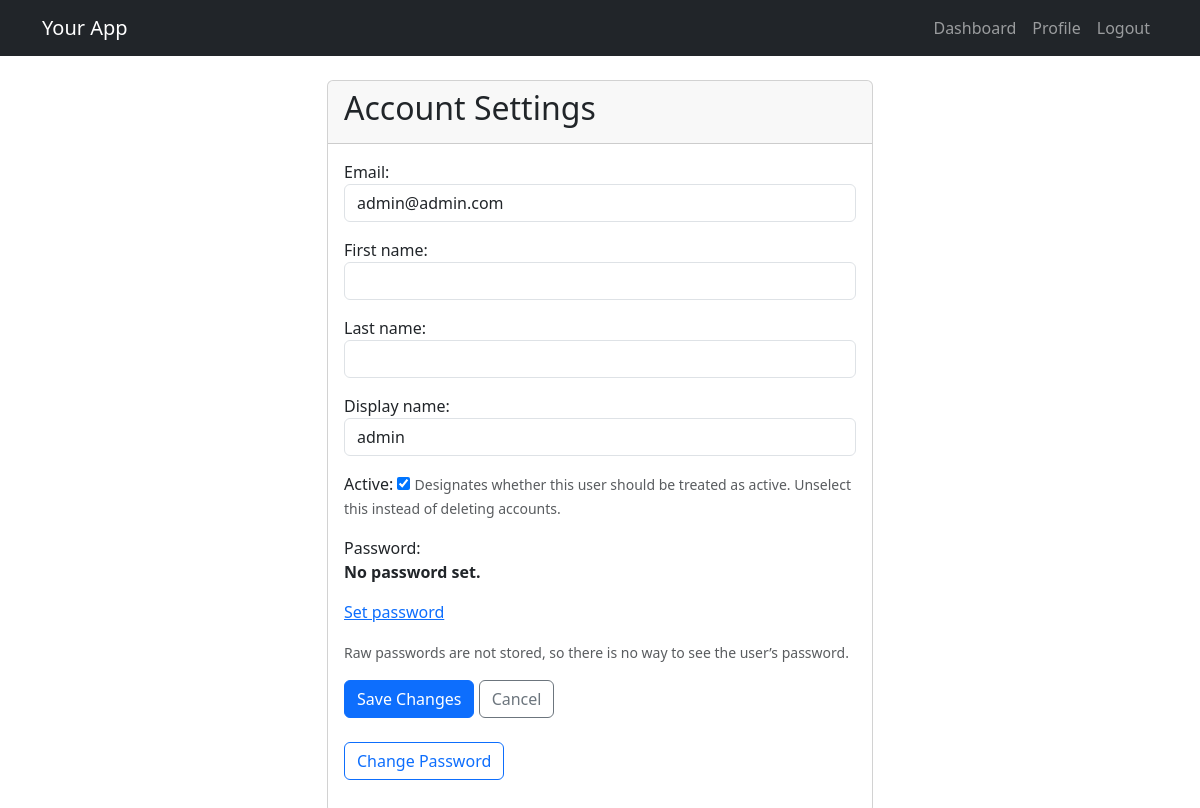
Screenshot of /users/account/update/ (signed in) with the database file from the repository.
### users/models.py (models this page shows, shortened)
class CustomUser(AbstractUser):
    id = models.UUIDField(primary_key=True, default=uuid.uuid4, editable=False)
    username = None  # Remove username field
    email = models.EmailField(_("email address"), unique=True)
    first_name = models.CharField(_("first name"), max_length=150, blank=True)
    last_name = models.CharField(_("last name"), max_length=150, blank=True)
    display_name = models.CharField(max_length=100, blank=True)
    email_verified = models.BooleanField(default=False)
    created_at = models.DateTimeField(auto_now_add=True)
    updated_at = models.DateTimeField(auto_now=True)
    USERNAME_FIELD = "email"
    REQUIRED_FIELDS = []
    objects = CustomUserManager()
    class Meta:
        verbose_name = _("user")
        verbose_name_plural = _("users")
        indexes = [
            models.Index(fields=["email"]),
        ]

### users/views.py (the view, shortened to what this page needs)
# urls.py: path("account/update/", views.UserUpdateView.as_view(), name="user_update"),
class UserUpdateView(LoginRequiredMixin, UpdateView):
    model = User
    form_class = CustomUserChangeForm
    template_name = "profiles/user_update.html"
    success_url = reverse_lazy("profile_detail")
    def get_object(self):
        return self.request.user

### users/forms.py
class CustomUserChangeForm(UserChangeForm):
    email = forms.EmailField(
        max_length=254,
        required=True,
        widget=forms.EmailInput(attrs={"class": "form-control"}),
    )
    first_name = forms.CharField(
        max_length=150,
        required=False,
        widget=forms.TextInput(attrs={"class": "form-control"}),
    )
    last_name = forms.CharField(
        max_length=150,
        required=False,
        widget=forms.TextInput(attrs={"class": "form-control"}),
    )
    display_name = forms.CharField(
        max_length=100,
        required=False,
        widget=forms.TextInput(attrs={"class": "form-control"}),
    )
    class Meta:
        model = CustomUser
        fields = ("email", "first_name", "last_name", "display_name", "is_active")

### templates/profiles/user_update.html (shortened to what this page needs)
{% extends "base.html" %}
{% block content %}
<div class="row justify-content-center">
    <div class="col-md-6">
        <div class="card">
            <div class="card-header">
                <h2>Account Settings</h2>
            </div>
            <div class="card-body">
                <form method="post">
                    {% for field in form %}
                    <div class="mb-3">
                        {{ field.label_tag }}
                        {{ field }}
                        {% if field.help_text %}
                        <small class="form-text text-muted">{{ field.help_text }}</small>
                        {% endif %}
                    </div>
                    {% endfor %}
                    <div class="mt-3">
                        <button type="submit" class="btn btn-primary">Save Changes</button>
                        <a href="{% url 'profile_detail' %}" class="btn btn-outline-secondary">Cancel</a>
                    </div>
                </form>
                <div class="mt-4">
                    <p>
                        <a href="{% url 'account_change_password' %}" class="btn btn-outline-primary">Change
                            Password</a>
                    </p>
                </div>
            </div>
        </div>
    </div>
</div>
{% endblock %}

### rows the page displays
CustomUser: form "admin@admin.com" "admin" "☑" "No password set. Set password"

### other values shown
{{ field.label_tag }} "Email:" "First name:" "Last name:" "Display name:" "Active:" "Password:"
{{ field.help_text }} "Designates whether this user should be treated as active. Unselect this instead of deleting accounts." "Raw passwords are not stored, so there is no way to see the user’s password."
